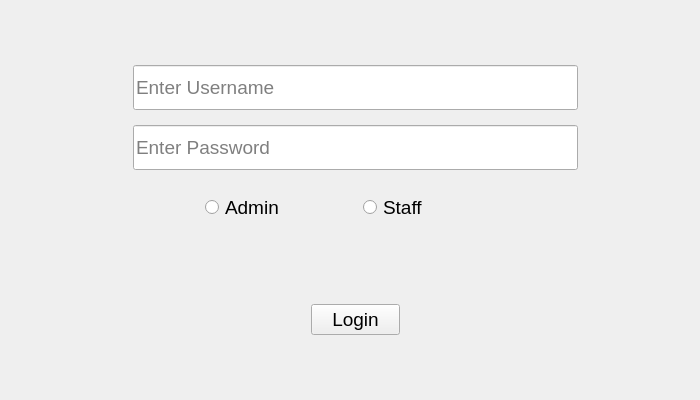
<?xml version="1.0" encoding="UTF-8"?>
<ui version="4.0">
 <class>login_window</class>
 <widget class="QWidget" name="login_window">
  <property name="geometry">
   <rect>
    <x>0</x>
    <y>0</y>
    <width>700</width>
    <height>400</height>
   </rect>
  </property>
  <property name="sizePolicy">
   <sizepolicy hsizetype="Expanding" vsizetype="Expanding">
    <horstretch>2</horstretch>
    <verstretch>2</verstretch>
   </sizepolicy>
  </property>
  <property name="minimumSize">
   <size>
    <width>500</width>
    <height>300</height>
   </size>
  </property>
  <property name="maximumSize">
   <size>
    <width>800</width>
    <height>500</height>
   </size>
  </property>
  <property name="font">
   <font>
    <family>Segoe UI</family>
    <pointsize>14</pointsize>
   </font>
  </property>
  <property name="windowTitle">
   <string>Login</string>
  </property>
  <layout class="QVBoxLayout" name="verticalLayout_6">
   <item>
    <layout class="QVBoxLayout" name="verticalLayout_5" stretch="5,25,5">
     <property name="spacing">
      <number>0</number>
     </property>
     <item>
      <layout class="QVBoxLayout" name="verticalLayout_3">
       <item>
        <spacer name="verticalSpacer">
         <property name="orientation">
          <enum>Qt::Vertical</enum>
         </property>
         <property name="sizeHint" stdset="0">
          <size>
           <width>20</width>
           <height>40</height>
          </size>
         </property>
        </spacer>
       </item>
      </layout>
     </item>
     <item>
      <layout class="QHBoxLayout" name="horizontalLayout_2" stretch="0,2,8,2">
       <property name="spacing">
        <number>0</number>
       </property>
       <item>
        <widget class="QLabel" name="label_5">
         <property name="text">
          <string/>
         </property>
        </widget>
       </item>
       <item>
        <spacer name="horizontalSpacer">
         <property name="orientation">
          <enum>Qt::Horizontal</enum>
         </property>
         <property name="sizeHint" stdset="0">
          <size>
           <width>40</width>
           <height>20</height>
          </size>
         </property>
        </spacer>
       </item>
       <item>
        <layout class="QVBoxLayout" name="verticalLayout" stretch="8,8,8,8,0">
         <property name="spacing">
          <number>15</number>
         </property>
         <item>
          <widget class="QLineEdit" name="lineEdit_2">
           <property name="sizePolicy">
            <sizepolicy hsizetype="Expanding" vsizetype="Expanding">
             <horstretch>4</horstretch>
             <verstretch>2</verstretch>
            </sizepolicy>
           </property>
           <property name="maxLength">
            <number>20</number>
           </property>
           <property name="placeholderText">
            <string>Enter Username</string>
           </property>
          </widget>
         </item>
         <item>
          <widget class="QLineEdit" name="lineEdit">
           <property name="sizePolicy">
            <sizepolicy hsizetype="Expanding" vsizetype="Expanding">
             <horstretch>4</horstretch>
             <verstretch>2</verstretch>
            </sizepolicy>
           </property>
           <property name="maxLength">
            <number>15</number>
           </property>
           <property name="echoMode">
            <enum>QLineEdit::Password</enum>
           </property>
           <property name="placeholderText">
            <string>Enter Password</string>
           </property>
          </widget>
         </item>
         <item>
          <layout class="QHBoxLayout" name="horizontalLayout" stretch="4,8,8,4">
           <item>
            <spacer name="horizontalSpacer_3">
             <property name="orientation">
              <enum>Qt::Horizontal</enum>
             </property>
             <property name="sizeHint" stdset="0">
              <size>
               <width>40</width>
               <height>20</height>
              </size>
             </property>
            </spacer>
           </item>
           <item>
            <widget class="QRadioButton" name="radioButton_4">
             <property name="sizePolicy">
              <sizepolicy hsizetype="Expanding" vsizetype="Expanding">
               <horstretch>0</horstretch>
               <verstretch>0</verstretch>
              </sizepolicy>
             </property>
             <property name="layoutDirection">
              <enum>Qt::LeftToRight</enum>
             </property>
             <property name="text">
              <string>Admin</string>
             </property>
            </widget>
           </item>
           <item>
            <widget class="QRadioButton" name="radioButton_3">
             <property name="sizePolicy">
              <sizepolicy hsizetype="Expanding" vsizetype="Expanding">
               <horstretch>0</horstretch>
               <verstretch>0</verstretch>
              </sizepolicy>
             </property>
             <property name="text">
              <string>Staff</string>
             </property>
            </widget>
           </item>
           <item>
            <spacer name="horizontalSpacer_4">
             <property name="orientation">
              <enum>Qt::Horizontal</enum>
             </property>
             <property name="sizeHint" stdset="0">
              <size>
               <width>40</width>
               <height>20</height>
              </size>
             </property>
            </spacer>
           </item>
          </layout>
         </item>
         <item>
          <widget class="QLabel" name="label">
           <property name="enabled">
            <bool>true</bool>
           </property>
           <property name="sizePolicy">
            <sizepolicy hsizetype="Expanding" vsizetype="Expanding">
             <horstretch>4</horstretch>
             <verstretch>4</verstretch>
            </sizepolicy>
           </property>
           <property name="text">
            <string/>
           </property>
           <property name="alignment">
            <set>Qt::AlignCenter</set>
           </property>
          </widget>
         </item>
         <item>
          <layout class="QHBoxLayout" name="horizontalLayout_5" stretch="8,4,8">
           <item>
            <spacer name="horizontalSpacer_5">
             <property name="orientation">
              <enum>Qt::Horizontal</enum>
             </property>
             <property name="sizeHint" stdset="0">
              <size>
               <width>40</width>
               <height>20</height>
              </size>
             </property>
            </spacer>
           </item>
           <item>
            <widget class="QPushButton" name="pushButton_3">
             <property name="sizePolicy">
              <sizepolicy hsizetype="MinimumExpanding" vsizetype="MinimumExpanding">
               <horstretch>4</horstretch>
               <verstretch>2</verstretch>
              </sizepolicy>
             </property>
             <property name="text">
              <string>Login</string>
             </property>
            </widget>
           </item>
           <item>
            <spacer name="horizontalSpacer_6">
             <property name="orientation">
              <enum>Qt::Horizontal</enum>
             </property>
             <property name="sizeHint" stdset="0">
              <size>
               <width>40</width>
               <height>20</height>
              </size>
             </property>
            </spacer>
           </item>
          </layout>
         </item>
        </layout>
       </item>
       <item>
        <spacer name="horizontalSpacer_2">
         <property name="orientation">
          <enum>Qt::Horizontal</enum>
         </property>
         <property name="sizeHint" stdset="0">
          <size>
           <width>40</width>
           <height>20</height>
          </size>
         </property>
        </spacer>
       </item>
      </layout>
     </item>
     <item>
      <layout class="QVBoxLayout" name="verticalLayout_4">
       <item>
        <spacer name="verticalSpacer_2">
         <property name="orientation">
          <enum>Qt::Vertical</enum>
         </property>
         <property name="sizeHint" stdset="0">
          <size>
           <width>20</width>
           <height>40</height>
          </size>
         </property>
        </spacer>
       </item>
      </layout>
     </item>
    </layout>
   </item>
  </layout>
 </widget>
 <resources/>
 <connections/>
</ui>
